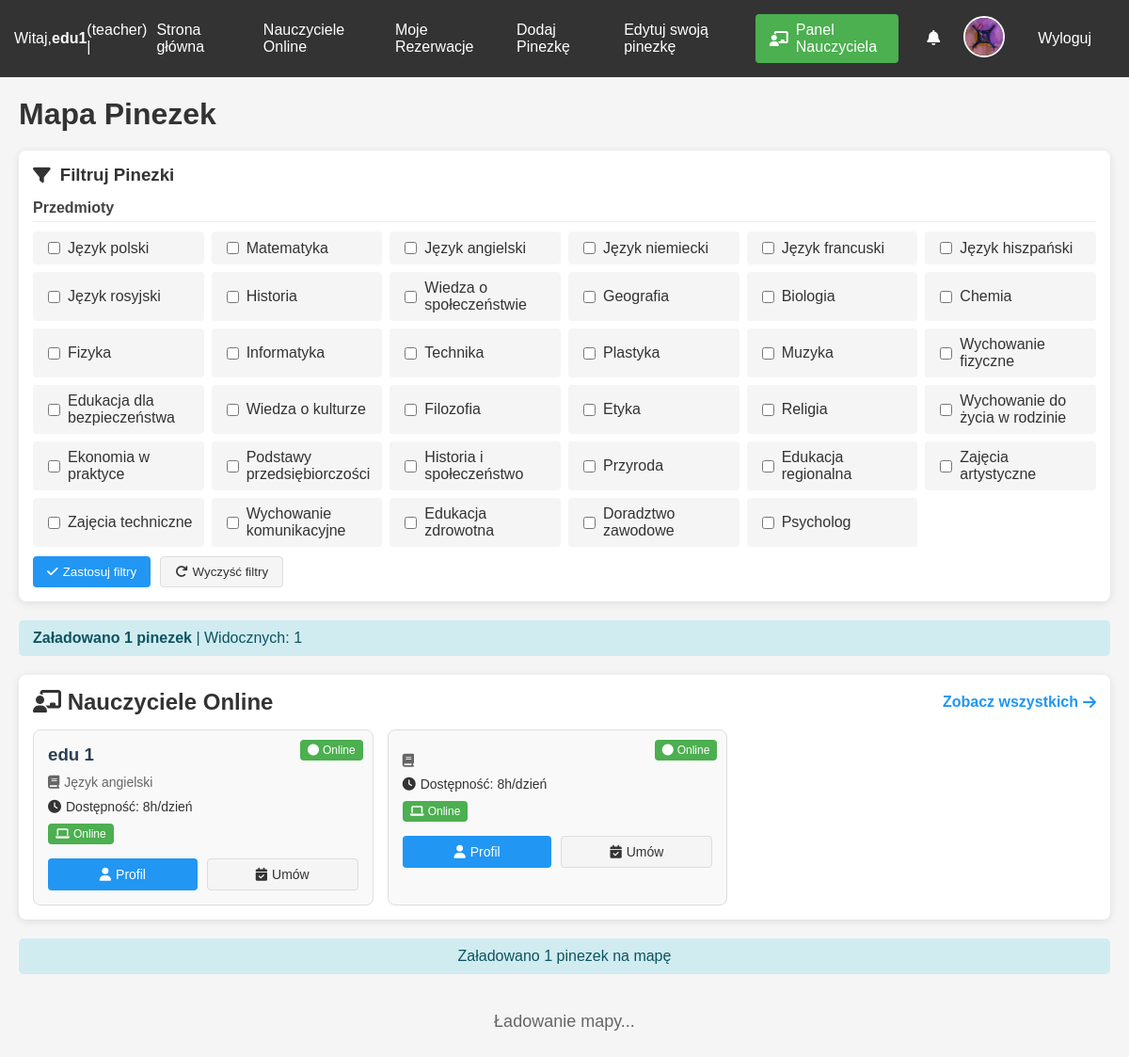
Screenshot of / (signed in) with the database file from the repository.
### tables this page shows
CREATE TABLE users (
                id INTEGER PRIMARY KEY AUTOINCREMENT,
                username TEXT UNIQUE NOT NULL,
                email TEXT UNIQUE NOT NULL,
                hash TEXT NOT NULL,
                role INTEGER DEFAULT 0,
                voivodeship TEXT,
                regional_teacher_id INTEGER,
                first_name TEXT,
                last_name TEXT,
                phone TEXT,
                school TEXT,
                subjects TEXT,
                experience_years INTEGER,
                bio TEXT,
                profile_picture TEXT,
                created_at TIMESTAMP DEFAULT CURRENT_TIMESTAMP,
                is_online INTEGER DEFAULT 0,
                last_online TIMESTAMP,
                teaching_modes TEXT DEFAULT 'online',
                availability_hours INTEGER DEFAULT 8,
                parental_email TEXT,
                password_setup_token TEXT,
                token_expiry TIMESTAMP,
                password_reset_token TEXT,
                password_reset_expiry TIMESTAMP,
                tmethod TEXT DEFAULT 'default_method'
            );

### app.py (the view, shortened to what this page needs)
@app.route("/")
def index():
    db = get_db()
    pins_rows = db.execute("""
        SELECT p.*, u.username as creator, u.email as creator_email, u.subjects
        FROM pins p
        JOIN users u ON p.created_by = u.id
    """).fetchall()
    pins = []
    for row in pins_rows:
        pin = dict(row)
        if pin['subjects']:
            subjects = pin['subjects'].split(',')
            if subjects:
                first_subject = subjects[0].strip()
                pin['color'] = SUBJECT_COLORS.get(first_subject, DEFAULT_PIN_COLOR)
                pin['first_subject'] = first_subject
        else:
            pin['color'] = DEFAULT_PIN_COLOR
            pin['first_subject'] = None
        pins.append(pin)
    online_teachers = db.execute("""
        SELECT id, first_name, last_name, subjects, availability_hours, teaching_modes, is_online, last_online
        FROM users
        WHERE role IN (?, ?) AND is_online = 1
        ORDER BY last_online DESC
        LIMIT 3
    """, (ROLE_TEACHER, ROLE_REGIONAL_TEACHER)).fetchall()
    online_teachers = rows_to_dict_list(online_teachers)
    teacher_has_pin = False
    role = None
    managed_teachers = []
    unread_notifications = 0
    user_profile_picture = None  # Dodane
    if "user_id" in session:
        user_id = session["user_id"]
        role = session.get("user_role", "user")
        user_row = db.execute("SELECT profile_picture FROM users WHERE id = ?", (user_id,)).fetchone()
        if user_row and user_row['profile_picture']:
            user_profile_picture = user_row['profile_picture']
        if role in ["teacher", "regional_teacher"]:
            existing_pin = db.execute("SELECT * FROM pins WHERE created_by = ?", (user_id,)).fetchone()
            teacher_has_pin = existing_pin is not None
        unread_notifications = db.execute("""
            SELECT COUNT(*) as count
            FROM notifications
            WHERE user_id = ? AND is_read = 0
        """, (user_id,)).fetchone()["count"]
    return render_template(
        "index.html",
        pins=pins,
        online_teachers=online_teachers,
        teacher_has_pin=teacher_has_pin,
        role=role,
        logged_in="user_id" in session,
        managed_teachers=managed_teachers,
        unread_notifications=unread_notifications,
        school_subjects=SCHOOL_SUBJECTS,
        user_profile_picture=user_profile_picture  # Dodane
    )

### app.py (called while the page is built)
def get_db():
    db = getattr(g, '_database', None)
    if db is None:
        db = g._database = sqlite3.connect(DATABASE)
        db.row_factory = sqlite3.Row
    return db

@app.teardown_appcontext
def close_connection(exception):
    db = getattr(g, '_database', None)
    if db is not None:
        db.close()

def rows_to_dict_list(rows):
    return [dict(row) for row in rows] if rows else []

@app.context_processor
def utility_processor():
    return dict(
        get_day_name=get_day_name,
        get_role_name=get_role_name,
        datetime=datetime,
        timedelta=timedelta,
        format_time_slot=format_time_slot
    )

### templates/index.html (shortened to what this page needs)
<!DOCTYPE html>
<html lang="pl">
<head>
    <link href="https://api.mapbox.com/mapbox-gl-js/v3.1.0/mapbox-gl.css" rel="stylesheet">
    <link rel="stylesheet" href="https://cdnjs.cloudflare.com/ajax/libs/font-awesome/6.4.0/css/all.min.css">
</head>
<body>
    <nav>
        <div class="nav-left">
            {% if logged_in %}
                Witaj, <strong>{{ session.get('username') }}</strong> ({{ role }}) |
                <a href="{{ url_for('index') }}">Strona główna</a>
                <a href="{{ url_for('online_teachers') }}">Nauczyciele Online</a>
                <a href="{{ url_for('bookings') }}">Moje Rezerwacje</a>
                {% if role in ['admin', 'teacher'] %}
                    <a href="{{ url_for('add') }}">Dodaj Pinezkę</a>
                {% endif %}
                {% if role == 'teacher' and teacher_has_pin %}
                    <a href="{{ url_for('edit_pin', pin_id=session.get('assigned_pin_id')) }}">Edytuj swoją pinezkę</a>
                {% endif %}
                {% if role in ['teacher', 'regional_teacher'] %}
                    <a href="{{ url_for('crm') }}" class="crm-button">
                        <i class="fas fa-chalkboard-teacher"></i> Panel Nauczyciela
                    </a>
                {% endif %}
            {% else %}
                <a href="{{ url_for('login') }}">Logowanie</a>
                <a href="{{ url_for('register') }}">Rejestracja</a>
            {% endif %}
        </div>
        <div class="nav-right">
            {% if logged_in %}
                <div class="notification-container" id="notificationContainer">
                    <div class="notification-icon">
                        <i class="fas fa-bell"></i>
                    </div>
                </div>
                <div class="profile-picture-container">
                    <a href="{{ url_for('profile') }}">
                        {% if user_profile_picture %}
                            <img src="{{ url_for('static', filename='profile_pictures/' + user_profile_picture) }}"
                                 alt="Profile" class="profile-picture">
                        {% else %}
                            <div class="default-profile-picture">
                                <i class="fas fa-user"></i>
                            </div>
                        {% endif %}
                    </a>
                </div>
                <a href="{{ url_for('logout') }}">Wyloguj</a>
            {% endif %}
        </div>
    </nav>
    <h1>Mapa Pinezek</h1>
    <div class="filters-section">
        <div class="filters-header">
            <h3 class="filters-title"><i class="fas fa-filter"></i> Filtruj Pinezki</h3>
        </div>
        <div class="filters-container">
            <div class="filter-group">
                <h4>Przedmioty</h4>
                <div class="subject-filters">
                    {% for subject in school_subjects %}
                    <div class="subject-filter" data-subject="{{ subject }}">
                        <input type="checkbox" id="subject-{{ loop.index }}" name="subject" value="{{ subject }}">
                        <label for="subject-{{ loop.index }}">{{ subject }}</label>
                    </div>
                    {% endfor %}
                </div>
                <div class="filter-buttons">
                    <button class="filter-btn" id="applyFilters">
                        <i class="fas fa-check"></i> Zastosuj filtry
                    </button>
                    <button class="filter-btn reset" id="resetFilters">
                        <i class="fas fa-redo"></i> Wyczyść filtry
                    </button>
                </div>
            </div>
        </div>
    </div>
    <div class="filter-results">
        <div>
            <span class="count">Załadowano <span id="totalPins">{{ pins|length }}</span> pinezek</span>
            <span> | Widocznych: <span id="visiblePins">{{ pins|length }}</span></span>
        </div>
    </div>
    <div class="online-teachers-section">
        <div class="section-header">
            <h2 class="section-title"><i class="fas fa-chalkboard-teacher"></i> Nauczyciele Online</h2>
            <a href="{{ url_for('online_teachers') }}" class="view-all-link">
                Zobacz wszystkich <i class="fas fa-arrow-right"></i>
            </a>
        </div>
        <div class="teachers-list">
            {% for teacher in online_teachers %}
            <div class="teacher-card">
                {% if teacher.is_online %}
                    <div class="online-badge">
                        <i class="fas fa-circle"></i> Online
                    </div>
                {% else %}
                    <div class="online-badge status-offline">
                        <i class="fas fa-circle"></i> Offline
                    </div>
                {% endif %}
                <h3>{{ teacher.first_name }} {{ teacher.last_name }}</h3>
                <div class="subjects">
                    <i class="fas fa-book"></i> {{ teacher.subjects }}
                </div>
                <div class="availability">
                    <i class="fas fa-clock"></i> Dostępność: {{ teacher.availability_hours }}h/dzień
                </div>
                <div class="modes">
                    {% if 'online' in teacher.teaching_modes %}
                    <span class="mode-badge online">
                        <i class="fas fa-laptop"></i> Online
                    </span>
                    {% endif %}
                </div>
                <div class="actions">
                    <a href="{{ url_for('teacher_profile', teacher_id=teacher.id) }}" class="btn btn-primary">
                        <i class="fas fa-user"></i> Profil
                    </a>
                    {% if teacher.is_online %}
                        <a href="{{ url_for('book_teacher', teacher_id=teacher.id) }}" class="btn btn-secondary">
                            <i class="fas fa-calendar-check"></i> Umów
                        </a>
                    {% else %}
                        <button class="btn btn-secondary" disabled>
                            <i class="fas fa-calendar-times"></i> Niedostępny
                        </button>
                    {% endif %}
                </div>
            </div>
            {% else %}
            <p>Brak nauczycieli online w tym momencie.</p>
            {% endfor %}
        </div>
    </div>
    <div class="pins-info">
        Załadowano {{ pins|length }} pinezek na mapę
    </div>
    <div id="loading" class="loading">Ładowanie mapy...</div>
</body>
</html>

### rows the page displays
users: profile_picture (picture), is_online 1 (drawn), first_name "edu", last_name "1", subjects "Język angielski", availability_hours "8", teaching_modes "online" (drawn)
users: is_online 1 (drawn), availability_hours "8", teaching_modes "online" (drawn)

### other values shown
{{ session.get('username') }} "edu1"
{{ role }} "teacher"
{{ subject }} "Język polski" "Matematyka" "Język angielski" "Język niemiecki" "Język francuski" "Język hiszpański" "Język rosyjski" "Historia" "Wiedza o społeczeństwie" "Geografia" "Biologia" "Chemia" "Fizyka" "Informatyka" "Technika" "Plastyka" "Muzyka" "Wychowanie fizyczne" "Edukacja dla bezpieczeństwa" "Wiedza o kulturze" "Filozofia" "Etyka" "Religia" "Wychowanie do życia w rodzinie" "Ekonomia w praktyce" "Podstawy przedsiębiorczości" "Historia i społeczeństwo" "Przyroda" "Edukacja regionalna" "Zajęcia artystyczne" "Zajęcia techniczne" "Wychowanie komunikacyjne" "Edukacja zdrowotna" "Doradztwo zawodowe" "Psycholog"
{{ pins|length }} "1"
